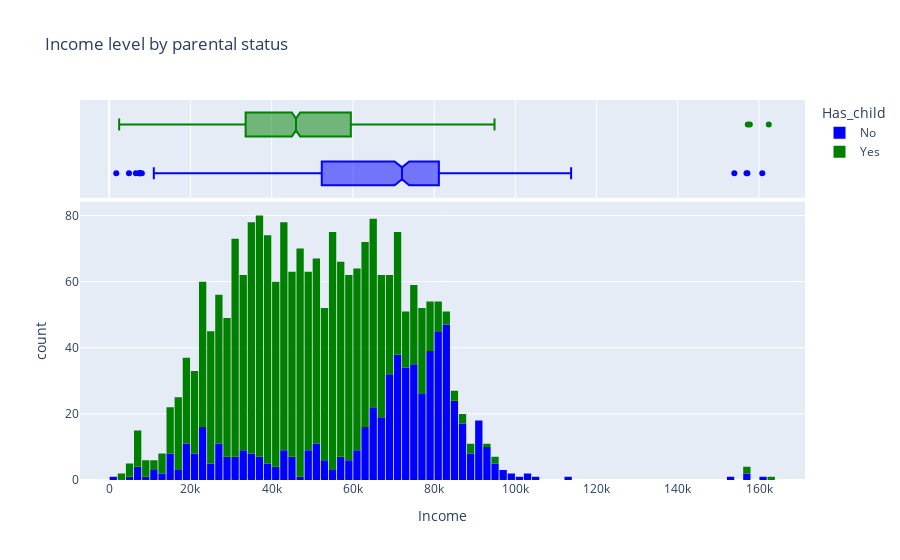

Notebook code cell kept with this figure:
### Markdown cell above
### **Income level by parental status**

### Code cell
fig = px.histogram(dataset, 
                   x='Income', 
                   marginal='box', 
                   color='Has_child', 
                   color_discrete_sequence=['blue', 'green'], 
                   title='Income level by parental status')
fig.update_layout(bargap=0.1)
fig.show()

### Figure 1 — Plotly figure (JSON) as saved in the notebook; plotly's stock layout.template omitted (floating-point values rounded to 4 significant figures; data arrays with more than 128 entries replaced by an {"elided": "..."} marker saying what was removed)
{"data": [{"alignmentgroup": "True", "bingroup": "x", "hovertemplate": "Has_child=No<br>Income=%{x}<br>count=%{y}<extra></extra>", "legendgroup": "No", "marker": {"color": "blue"}, "name": "No", "offsetgroup": "No", "orientation": "v", "showlegend": true, "type": "histogram", "x": {"elided": "638 float values"}, "xaxis": "x", "yaxis": "y"}, {"alignmentgroup": "True", "hovertemplate": "Has_child=No<br>Income=%{x}<extra></extra>", "legendgroup": "No", "marker": {"color": "blue"}, "name": "No", "notched": true, "offsetgroup": "No", "showlegend": false, "type": "box", "x": {"elided": "638 float values"}, "xaxis": "x2", "yaxis": "y2"}, {"alignmentgroup": "True", "bingroup": "x", "hovertemplate": "Has_child=Yes<br>Income=%{x}<br>count=%{y}<extra></extra>", "legendgroup": "Yes", "marker": {"color": "green"}, "name": "Yes", "offsetgroup": "Yes", "orientation": "v", "showlegend": true, "type": "histogram", "x": {"elided": "1601 float values"}, "xaxis": "x", "yaxis": "y"}, {"alignmentgroup": "True", "hovertemplate": "Has_child=Yes<br>Income=%{x}<extra></extra>", "legendgroup": "Yes", "marker": {"color": "green"}, "name": "Yes", "notched": true, "offsetgroup": "Yes", "showlegend": false, "type": "box", "x": {"elided": "1601 float values"}, "xaxis": "x2", "yaxis": "y2"}], "layout": {"bargap": 0.1, "barmode": "relative", "legend": {"title": {"text": "Has_child"}, "tracegroupgap": 0}, "title": {"text": "Income level by parental status"}, "xaxis": {"anchor": "y", "domain": [0, 1], "title": {"text": "Income"}}, "xaxis2": {"anchor": "y2", "domain": [0, 1], "matches": "x", "showgrid": true, "showticklabels": false}, "yaxis": {"anchor": "x", "domain": [0, 0.7326], "title": {"text": "count"}}, "yaxis2": {"anchor": "x2", "domain": [0.7426, 1], "matches": "y2", "showgrid": false, "showline": false, "showticklabels": false, "ticks": ""}}}
